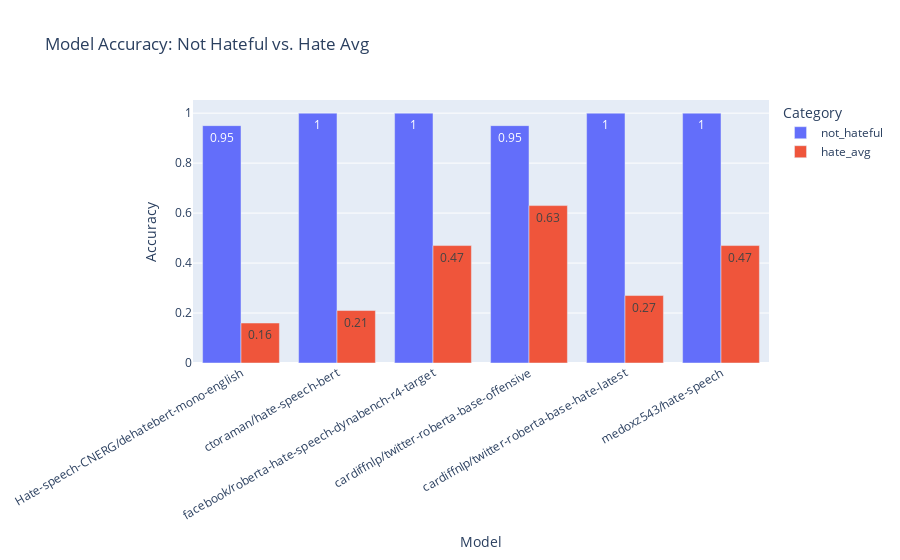

Here is the notebook cell this chart was saved with:
### Code cell
cs.show_nonhate_and_hate()

### Figure 1 — Plotly figure (JSON) as saved in the notebook; plotly's stock layout.template omitted (floating-point values rounded to 4 significant figures)
{"data": [{"alignmentgroup": "True", "hovertemplate": "Category=not_hateful<br>Model=%{x}<br>Accuracy=%{text}<extra></extra>", "legendgroup": "not_hateful", "marker": {"color": "#636efa", "pattern": {"shape": ""}}, "name": "not_hateful", "offsetgroup": "not_hateful", "orientation": "v", "showlegend": true, "text": [0.95, 1, 1, 0.95, 1, 1], "textposition": "auto", "type": "bar", "x": ["Hate-speech-CNERG/dehatebert-mono-english", "ctoraman/hate-speech-bert", "facebook/roberta-hate-speech-dynabench-r4-target", "cardiffnlp/twitter-roberta-base-offensive", "cardiffnlp/twitter-roberta-base-hate-latest", "medoxz543/hate-speech"], "xaxis": "x", "y": [0.95, 1, 1, 0.95, 1, 1], "yaxis": "y"}, {"alignmentgroup": "True", "hovertemplate": "Category=hate_avg<br>Model=%{x}<br>Accuracy=%{text}<extra></extra>", "legendgroup": "hate_avg", "marker": {"color": "#EF553B", "pattern": {"shape": ""}}, "name": "hate_avg", "offsetgroup": "hate_avg", "orientation": "v", "showlegend": true, "text": [0.16, 0.21, 0.47, 0.63, 0.27, 0.47], "textposition": "auto", "type": "bar", "x": ["Hate-speech-CNERG/dehatebert-mono-english", "ctoraman/hate-speech-bert", "facebook/roberta-hate-speech-dynabench-r4-target", "cardiffnlp/twitter-roberta-base-offensive", "cardiffnlp/twitter-roberta-base-hate-latest", "medoxz543/hate-speech"], "xaxis": "x", "y": [0.16, 0.21, 0.47, 0.63, 0.27, 0.47], "yaxis": "y"}], "layout": {"barmode": "group", "legend": {"title": {"text": "Category"}, "tracegroupgap": 0}, "title": {"text": "Model Accuracy: Not Hateful vs. Hate Avg"}, "xaxis": {"anchor": "y", "domain": [0, 1], "tickangle": -30, "title": {"text": "Model"}}, "yaxis": {"anchor": "x", "domain": [0, 1], "title": {"text": "Accuracy"}}}}
